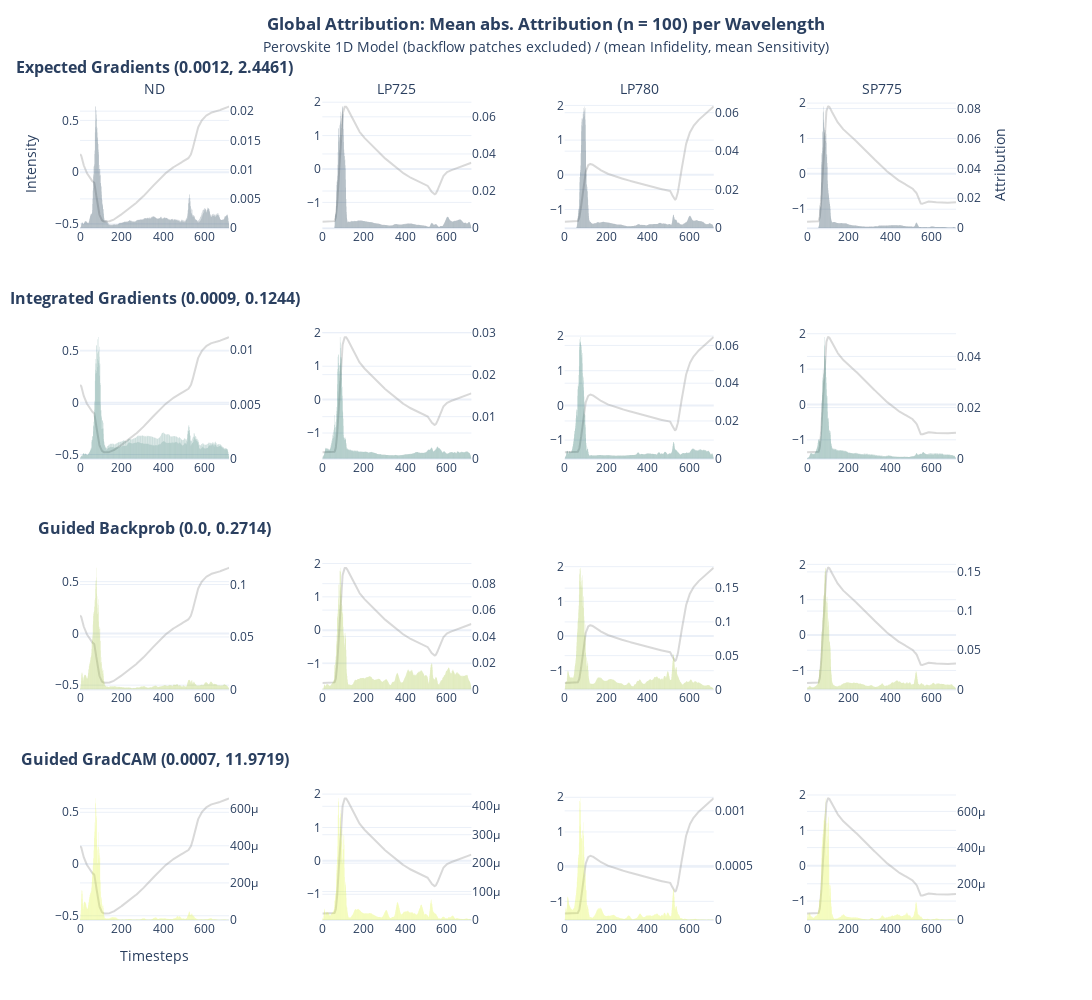

Here is the notebook cell this chart was saved with:
### Code cell
import plotly.graph_objects as go


def format_title(title, subtitle=None, subtitle_font_size=14):
    title = f"<b>{title}</b>"
    if not subtitle:
        return title
    subtitle = f'<span style="font-size: {subtitle_font_size}px;">{subtitle}</span>'
    return f"{title}<br>{subtitle}"


from plotly.subplots import make_subplots

x = x_batch.mean(0)

fig = make_subplots(
    rows=4,
    cols=4,
    specs=[
        [
            {"secondary_y": True},
            {"secondary_y": True},
            {"secondary_y": True},
            {"secondary_y": True},
        ],
        [
            {"secondary_y": True},
            {"secondary_y": True},
            {"secondary_y": True},
            {"secondary_y": True},
        ],
        [
            {"secondary_y": True},
            {"secondary_y": True},
            {"secondary_y": True},
            {"secondary_y": True},
        ],
        [
            {"secondary_y": True},
            {"secondary_y": True},
            {"secondary_y": True},
            {"secondary_y": True},
        ],
    ],
    subplot_titles=(
        format_title(
            "Expected Gradients ("
            + str(np.round(infid_eg.numpy(), 4))
            + ", "
            + str(np.round(sens_eg.numpy(), 4))
            + ")",
            "ND",
        ),
        format_title("", "LP725"),
        format_title("", "LP780"),
        format_title("", "SP775"),
        format_title(
            "Integrated Gradients ("
            + str(np.round(infid_ig.numpy(), 4))
            + ", "
            + str(np.round(sens_ig.numpy(), 4))
            + ")",
            " ",
        ),
        None,
        None,
        None,
        format_title(
            "Guided Backprob ("
            + str(np.round(infid_gbp.numpy(), 4))
            + ", "
            + str(np.round(sens_gbp.numpy(), 4))
            + ")",
            " ",
        ),
        None,
        None,
        None,
        format_title(
            "Guided GradCAM ("
            + str(np.round(infid_ggc.numpy(), 4))
            + ", "
            + str(np.round(sens_ggc.numpy(), 4))
            + ")",
            " ",
        ),
        None,
        None,
        None,
    ),
)


fig.add_trace(
    go.Scatter(y=x[0], name="ND", marker_color="grey", opacity=0.3, showlegend=False),
    row=1,
    col=1,
)
fig.add_trace(
    go.Bar(
        y=attr_eg.squeeze()[0],
        marker_color="#042940",
        opacity=0.5,
        showlegend=False,
        marker_line_width=0,
    ),
    secondary_y=True,
    row=1,
    col=1,
)

fig.add_trace(
    go.Scatter(
        y=x[1], name="LP725", marker_color="grey", opacity=0.3, showlegend=False
    ),
    row=1,
    col=2,
)
fig.add_trace(
    go.Bar(
        y=attr_eg.squeeze()[1],
        marker_color="#042940",
        opacity=0.5,
        showlegend=False,
        marker_line_width=0,
    ),
    secondary_y=True,
    row=1,
    col=2,
)

fig.add_trace(
    go.Scatter(
        y=x[2], name="LP780", marker_color="grey", opacity=0.3, showlegend=False
    ),
    row=1,
    col=3,
)
fig.add_trace(
    go.Bar(
        y=attr_eg.squeeze()[2],
        marker_color="#042940",
        opacity=0.5,
        showlegend=False,
        marker_line_width=0,
    ),
    secondary_y=True,
    row=1,
    col=3,
)

fig.add_trace(
    go.Scatter(
        y=x[3], name="SP775", marker_color="grey", opacity=0.3, showlegend=False
    ),
    row=1,
    col=4,
)
fig.add_trace(
    go.Bar(
        y=attr_eg.squeeze()[3],
        marker_color="#042940",
        opacity=0.5,
        showlegend=False,
        marker_line_width=0,
    ),
    secondary_y=True,
    row=1,
    col=4,
)


fig.add_trace(
    go.Scatter(y=x[0], name="ND", marker_color="grey", opacity=0.3, showlegend=False),
    row=2,
    col=1,
)
fig.add_trace(
    go.Bar(
        y=attr_ig.squeeze()[0],
        marker_color="#005C53",
        opacity=0.5,
        showlegend=False,
        marker_line_width=0,
    ),
    secondary_y=True,
    row=2,
    col=1,
)

fig.add_trace(
    go.Scatter(
        y=x[1], name="LP725", marker_color="grey", opacity=0.3, showlegend=False
    ),
    row=2,
    col=2,
)
fig.add_trace(
    go.Bar(
        y=attr_ig.squeeze()[1],
        marker_color="#005C53",
        opacity=0.5,
        showlegend=False,
        marker_line_width=0,
    ),
    secondary_y=True,
    row=2,
    col=2,
)

fig.add_trace(
    go.Scatter(
        y=x[2], name="LP780", marker_color="grey", opacity=0.3, showlegend=False
    ),
    row=2,
    col=3,
)
fig.add_trace(
    go.Bar(
        y=attr_ig.squeeze()[2],
        marker_color="#005C53",
        opacity=0.5,
        showlegend=False,
        marker_line_width=0,
    ),
    secondary_y=True,
    row=2,
    col=3,
)

fig.add_trace(
    go.Scatter(
        y=x[3], name="SP775", marker_color="grey", opacity=0.3, showlegend=False
    ),
    row=2,
    col=4,
)
fig.add_trace(
    go.Bar(
        y=attr_ig.squeeze()[3],
        marker_color="#005C53",
        opacity=0.5,
        showlegend=False,
        marker_line_width=0,
    ),
    secondary_y=True,
    row=2,
    col=4,
)


fig.add_trace(
    go.Scatter(y=x[0], name="ND", marker_color="grey", opacity=0.3, showlegend=False),
    row=3,
    col=1,
)
fig.add_trace(
    go.Bar(
        y=attr_gbp.squeeze()[0],
        marker_color="#9FC131",
        opacity=0.5,
        showlegend=False,
        marker_line_width=0,
    ),
    secondary_y=True,
    row=3,
    col=1,
)

fig.add_trace(
    go.Scatter(
        y=x[1], name="LP725", marker_color="grey", opacity=0.3, showlegend=False
    ),
    row=3,
    col=2,
)
fig.add_trace(
    go.Bar(
        y=attr_gbp.squeeze()[1],
        marker_color="#9FC131",
        opacity=0.5,
        showlegend=False,
        marker_line_width=0,
    ),
    secondary_y=True,
    row=3,
    col=2,
)

fig.add_trace(
    go.Scatter(
        y=x[2], name="LP780", marker_color="grey", opacity=0.3, showlegend=False
    ),
    row=3,
    col=3,
)
fig.add_trace(
    go.Bar(
        y=attr_gbp.squeeze()[2],
        marker_color="#9FC131",
        opacity=0.5,
        showlegend=False,
        marker_line_width=0,
    ),
    secondary_y=True,
    row=3,
    col=3,
)

fig.add_trace(
    go.Scatter(
        y=x[3], name="SP775", marker_color="grey", opacity=0.3, showlegend=False
    ),
    row=3,
    col=4,
)
fig.add_trace(
    go.Bar(
        y=attr_gbp.squeeze()[3],
        marker_color="#9FC131",
        opacity=0.5,
        showlegend=False,
        marker_line_width=0,
    ),
    secondary_y=True,
    row=3,
    col=4,
)


fig.add_trace(
    go.Scatter(y=x[0], name="ND", marker_color="grey", opacity=0.3, showlegend=False),
    row=4,
    col=1,
)
fig.add_trace(
    go.Bar(
        y=attr_ggc.squeeze()[0],
        marker_color="#DBF227",
        opacity=0.5,
        showlegend=False,
        marker_line_width=0,
    ),
    secondary_y=True,
    row=4,
    col=1,
)

fig.add_trace(
    go.Scatter(
        y=x[1], name="LP725", marker_color="grey", opacity=0.3, showlegend=False
    ),
    row=4,
    col=2,
)
fig.add_trace(
    go.Bar(
        y=attr_ggc.squeeze()[1],
        marker_color="#DBF227",
        opacity=0.5,
        showlegend=False,
        marker_line_width=0,
    ),
    secondary_y=True,
    row=4,
    col=2,
)

fig.add_trace(
    go.Scatter(
        y=x[2], name="LP780", marker_color="grey", opacity=0.3, showlegend=False
    ),
    row=4,
    col=3,
)
fig.add_trace(
    go.Bar(
        y=attr_ggc.squeeze()[2],
        marker_color="#DBF227",
        opacity=0.5,
        showlegend=False,
        marker_line_width=0,
    ),
    secondary_y=True,
    row=4,
    col=3,
)

fig.add_trace(
    go.Scatter(
        y=x[3], name="SP775", marker_color="grey", opacity=0.3, showlegend=False
    ),
    row=4,
    col=4,
)
fig.add_trace(
    go.Bar(
        y=attr_ggc.squeeze()[3],
        marker_color="#DBF227",
        opacity=0.5,
        showlegend=False,
        marker_line_width=0,
    ),
    secondary_y=True,
    row=4,
    col=4,
)

fig.update_yaxes(title=None)
fig.update_yaxes(title_text=None, secondary_y=True)
fig.update_xaxes(title=None)

fig.update_yaxes(title="Intensity", row=1, col=1)
fig.update_yaxes(title_text=None, secondary_y=True, row=1, col=1)
fig.update_yaxes(title_text="Attribution", secondary_y=True, row=1, col=4)
fig.update_xaxes(title="Timesteps", row=4, col=1)

fig.update_layout(
    title=format_title(
        "Global Attribution: Mean abs. Attribution (n = "
        + str(batch_size)
        + ") per Wavelength",
        "Perovskite 1D Model / (mean Infidelity, mean Sensitivity)",
    ),
    legend_title=None,
    title_y=0.97,
    title_x=0.5,
    template="plotly_white",
    height=1000,
    width=2400,
)

fig.write_image("xai/images/1D/1D_cmp_global_wl.png", scale=2)

fig.show()

### Figure 1 — Plotly figure (JSON) as saved in the notebook; plotly's stock layout.template omitted (floating-point values rounded to 4 significant figures; data arrays with more than 128 entries replaced by an {"elided": "..."} marker saying what was removed)
{"data": [{"marker": {"color": "grey"}, "name": "ND", "opacity": 0.3, "showlegend": false, "type": "scatter", "xaxis": "x", "y": {"elided": "719 float values"}, "yaxis": "y"}, {"marker": {"color": "#042940", "line": {"width": 0}}, "opacity": 0.5, "showlegend": false, "type": "bar", "xaxis": "x", "y": {"elided": "719 float values"}, "yaxis": "y2"}, {"marker": {"color": "grey"}, "name": "LP725", "opacity": 0.3, "showlegend": false, "type": "scatter", "xaxis": "x2", "y": {"elided": "719 float values"}, "yaxis": "y3"}, {"marker": {"color": "#042940", "line": {"width": 0}}, "opacity": 0.5, "showlegend": false, "type": "bar", "xaxis": "x2", "y": {"elided": "719 float values"}, "yaxis": "y4"}, {"marker": {"color": "grey"}, "name": "LP780", "opacity": 0.3, "showlegend": false, "type": "scatter", "xaxis": "x3", "y": {"elided": "719 float values"}, "yaxis": "y5"}, {"marker": {"color": "#042940", "line": {"width": 0}}, "opacity": 0.5, "showlegend": false, "type": "bar", "xaxis": "x3", "y": {"elided": "719 float values"}, "yaxis": "y6"}, {"marker": {"color": "grey"}, "name": "SP775", "opacity": 0.3, "showlegend": false, "type": "scatter", "xaxis": "x4", "y": {"elided": "719 float values"}, "yaxis": "y7"}, {"marker": {"color": "#042940", "line": {"width": 0}}, "opacity": 0.5, "showlegend": false, "type": "bar", "xaxis": "x4", "y": {"elided": "719 float values"}, "yaxis": "y8"}, {"marker": {"color": "grey"}, "name": "ND", "opacity": 0.3, "showlegend": false, "type": "scatter", "xaxis": "x5", "y": {"elided": "719 float values"}, "yaxis": "y9"}, {"marker": {"color": "#005C53", "line": {"width": 0}}, "opacity": 0.5, "showlegend": false, "type": "bar", "xaxis": "x5", "y": {"elided": "719 float values"}, "yaxis": "y10"}, {"marker": {"color": "grey"}, "name": "LP725", "opacity": 0.3, "showlegend": false, "type": "scatter", "xaxis": "x6", "y": {"elided": "719 float values"}, "yaxis": "y11"}, {"marker": {"color": "#005C53", "line": {"width": 0}}, "opacity": 0.5, "showlegend": false, "type": "bar", "xaxis": "x6", "y": {"elided": "719 float values"}, "yaxis": "y12"}, {"marker": {"color": "grey"}, "name": "LP780", "opacity": 0.3, "showlegend": false, "type": "scatter", "xaxis": "x7", "y": {"elided": "719 float values"}, "yaxis": "y13"}, {"marker": {"color": "#005C53", "line": {"width": 0}}, "opacity": 0.5, "showlegend": false, "type": "bar", "xaxis": "x7", "y": {"elided": "719 float values"}, "yaxis": "y14"}, {"marker": {"color": "grey"}, "name": "SP775", "opacity": 0.3, "showlegend": false, "type": "scatter", "xaxis": "x8", "y": {"elided": "719 float values"}, "yaxis": "y15"}, {"marker": {"color": "#005C53", "line": {"width": 0}}, "opacity": 0.5, "showlegend": false, "type": "bar", "xaxis": "x8", "y": {"elided": "719 float values"}, "yaxis": "y16"}, {"marker": {"color": "grey"}, "name": "ND", "opacity": 0.3, "showlegend": false, "type": "scatter", "xaxis": "x9", "y": {"elided": "719 float values"}, "yaxis": "y17"}, {"marker": {"color": "#9FC131", "line": {"width": 0}}, "opacity": 0.5, "showlegend": false, "type": "bar", "xaxis": "x9", "y": {"elided": "719 float values"}, "yaxis": "y18"}, {"marker": {"color": "grey"}, "name": "LP725", "opacity": 0.3, "showlegend": false, "type": "scatter", "xaxis": "x10", "y": {"elided": "719 float values"}, "yaxis": "y19"}, {"marker": {"color": "#9FC131", "line": {"width": 0}}, "opacity": 0.5, "showlegend": false, "type": "bar", "xaxis": "x10", "y": {"elided": "719 float values"}, "yaxis": "y20"}, {"marker": {"color": "grey"}, "name": "LP780", "opacity": 0.3, "showlegend": false, "type": "scatter", "xaxis": "x11", "y": {"elided": "719 float values"}, "yaxis": "y21"}, {"marker": {"color": "#9FC131", "line": {"width": 0}}, "opacity": 0.5, "showlegend": false, "type": "bar", "xaxis": "x11", "y": {"elided": "719 float values"}, "yaxis": "y22"}, {"marker": {"color": "grey"}, "name": "SP775", "opacity": 0.3, "showlegend": false, "type": "scatter", "xaxis": "x12", "y": {"elided": "719 float values"}, "yaxis": "y23"}, {"marker": {"color": "#9FC131", "line": {"width": 0}}, "opacity": 0.5, "showlegend": false, "type": "bar", "xaxis": "x12", "y": {"elided": "719 float values"}, "yaxis": "y24"}, {"marker": {"color": "grey"}, "name": "ND", "opacity": 0.3, "showlegend": false, "type": "scatter", "xaxis": "x13", "y": {"elided": "719 float values"}, "yaxis": "y25"}, {"marker": {"color": "#DBF227", "line": {"width": 0}}, "opacity": 0.5, "showlegend": false, "type": "bar", "xaxis": "x13", "y": {"elided": "719 float values"}, "yaxis": "y26"}, {"marker": {"color": "grey"}, "name": "LP725", "opacity": 0.3, "showlegend": false, "type": "scatter", "xaxis": "x14", "y": {"elided": "719 float values"}, "yaxis": "y27"}, {"marker": {"color": "#DBF227", "line": {"width": 0}}, "opacity": 0.5, "showlegend": false, "type": "bar", "xaxis": "x14", "y": {"elided": "719 float values"}, "yaxis": "y28"}, {"marker": {"color": "grey"}, "name": "LP780", "opacity": 0.3, "showlegend": false, "type": "scatter", "xaxis": "x15", "y": {"elided": "719 float values"}, "yaxis": "y29"}, {"marker": {"color": "#DBF227", "line": {"width": 0}}, "opacity": 0.5, "showlegend": false, "type": "bar", "xaxis": "x15", "y": {"elided": "719 float values"}, "yaxis": "y30"}, {"marker": {"color": "grey"}, "name": "SP775", "opacity": 0.3, "showlegend": false, "type": "scatter", "xaxis": "x16", "y": {"elided": "719 float values"}, "yaxis": "y31"}, {"marker": {"color": "#DBF227", "line": {"width": 0}}, "opacity": 0.5, "showlegend": false, "type": "bar", "xaxis": "x16", "y": {"elided": "719 float values"}, "yaxis": "y32"}], "layout": {"annotations": [{"font": {"size": 16}, "showarrow": false, "text": "<b>Expected Gradients (0.0012, 2.4461)</b><br><span style=\"font-size: 14px;\">ND</span>", "x": 0.08, "xanchor": "center", "xref": "paper", "y": 1, "yanchor": "bottom", "yref": "paper"}, {"font": {"size": 16}, "showarrow": false, "text": "<b></b><br><span style=\"font-size: 14px;\">LP725</span>", "x": 0.34, "xanchor": "center", "xref": "paper", "y": 1, "yanchor": "bottom", "yref": "paper"}, {"font": {"size": 16}, "showarrow": false, "text": "<b></b><br><span style=\"font-size: 14px;\">LP780</span>", "x": 0.6, "xanchor": "center", "xref": "paper", "y": 1, "yanchor": "bottom", "yref": "paper"}, {"font": {"size": 16}, "showarrow": false, "text": "<b></b><br><span style=\"font-size: 14px;\">SP775</span>", "x": 0.86, "xanchor": "center", "xref": "paper", "y": 1, "yanchor": "bottom", "yref": "paper"}, {"font": {"size": 16}, "showarrow": false, "text": "<b>Integrated Gradients (0.0009, 0.1244)</b><br><span style=\"font-size: 14px;\"> </span>", "x": 0.08, "xanchor": "center", "xref": "paper", "y": 0.7188, "yanchor": "bottom", "yref": "paper"}, {"font": {"size": 16}, "showarrow": false, "text": "<b>Guided Backprob (0.0, 0.2714)</b><br><span style=\"font-size: 14px;\"> </span>", "x": 0.08, "xanchor": "center", "xref": "paper", "y": 0.4375, "yanchor": "bottom", "yref": "paper"}, {"font": {"size": 16}, "showarrow": false, "text": "<b>Guided GradCAM (0.0007, 11.9719)</b><br><span style=\"font-size: 14px;\"> </span>", "x": 0.08, "xanchor": "center", "xref": "paper", "y": 0.1562, "yanchor": "bottom", "yref": "paper"}], "height": 1000, "legend": {"title": {}}, "title": {"text": "<b>Global Attribution: Mean abs. Attribution (n = 100) per Wavelength</b><br><span style=\"font-size: 14px;\">Perovskite 1D Model (backflow patches excluded) / (mean Infidelity, mean Sensitivity)</span>", "x": 0.5, "y": 0.97}, "width": 2400, "xaxis": {"anchor": "y", "domain": [0, 0.16], "title": {}}, "xaxis10": {"anchor": "y19", "domain": [0.26, 0.42], "title": {}}, "xaxis11": {"anchor": "y21", "domain": [0.52, 0.68], "title": {}}, "xaxis12": {"anchor": "y23", "domain": [0.78, 0.94], "title": {}}, "xaxis13": {"anchor": "y25", "domain": [0, 0.16], "title": {"text": "Timesteps"}}, "xaxis14": {"anchor": "y27", "domain": [0.26, 0.42], "title": {}}, "xaxis15": {"anchor": "y29", "domain": [0.52, 0.68], "title": {}}, "xaxis16": {"anchor": "y31", "domain": [0.78, 0.94], "title": {}}, "xaxis2": {"anchor": "y3", "domain": [0.26, 0.42], "title": {}}, "xaxis3": {"anchor": "y5", "domain": [0.52, 0.68], "title": {}}, "xaxis4": {"anchor": "y7", "domain": [0.78, 0.94], "title": {}}, "xaxis5": {"anchor": "y9", "domain": [0, 0.16], "title": {}}, "xaxis6": {"anchor": "y11", "domain": [0.26, 0.42], "title": {}}, "xaxis7": {"anchor": "y13", "domain": [0.52, 0.68], "title": {}}, "xaxis8": {"anchor": "y15", "domain": [0.78, 0.94], "title": {}}, "xaxis9": {"anchor": "y17", "domain": [0, 0.16], "title": {}}, "yaxis": {"anchor": "x", "domain": [0.8438, 1], "title": {"text": "Intensity"}}, "yaxis10": {"anchor": "x5", "overlaying": "y9", "side": "right", "title": {}}, "yaxis11": {"anchor": "x6", "domain": [0.5625, 0.7188], "title": {}}, "yaxis12": {"anchor": "x6", "overlaying": "y11", "side": "right", "title": {}}, "yaxis13": {"anchor": "x7", "domain": [0.5625, 0.7188], "title": {}}, "yaxis14": {"anchor": "x7", "overlaying": "y13", "side": "right", "title": {}}, "yaxis15": {"anchor": "x8", "domain": [0.5625, 0.7188], "title": {}}, "yaxis16": {"anchor": "x8", "overlaying": "y15", "side": "right", "title": {}}, "yaxis17": {"anchor": "x9", "domain": [0.2812, 0.4375], "title": {}}, "yaxis18": {"anchor": "x9", "overlaying": "y17", "side": "right", "title": {}}, "yaxis19": {"anchor": "x10", "domain": [0.2812, 0.4375], "title": {}}, "yaxis2": {"anchor": "x", "overlaying": "y", "side": "right", "title": {}}, "yaxis20": {"anchor": "x10", "overlaying": "y19", "side": "right", "title": {}}, "yaxis21": {"anchor": "x11", "domain": [0.2812, 0.4375], "title": {}}, "yaxis22": {"anchor": "x11", "overlaying": "y21", "side": "right", "title": {}}, "yaxis23": {"anchor": "x12", "domain": [0.2812, 0.4375], "title": {}}, "yaxis24": {"anchor": "x12", "overlaying": "y23", "side": "right", "title": {}}, "yaxis25": {"anchor": "x13", "domain": [0, 0.1562], "title": {}}, "yaxis26": {"anchor": "x13", "overlaying": "y25", "side": "right", "title": {}}, "yaxis27": {"anchor": "x14", "domain": [0, 0.1562], "title": {}}, "yaxis28": {"anchor": "x14", "overlaying": "y27", "side": "right", "title": {}}, "yaxis29": {"anchor": "x15", "domain": [0, 0.1562], "title": {}}, "yaxis3": {"anchor": "x2", "domain": [0.8438, 1], "title": {}}, "yaxis30": {"anchor": "x15", "overlaying": "y29", "side": "right", "title": {}}, "yaxis31": {"anchor": "x16", "domain": [0, 0.1562], "title": {}}, "yaxis32": {"anchor": "x16", "overlaying": "y31", "side": "right", "title": {}}, "yaxis4": {"anchor": "x2", "overlaying": "y3", "side": "right", "title": {}}, "yaxis5": {"anchor": "x3", "domain": [0.8438, 1], "title": {}}, "yaxis6": {"anchor": "x3", "overlaying": "y5", "side": "right", "title": {}}, "yaxis7": {"anchor": "x4", "domain": [0.8438, 1], "title": {}}, "yaxis8": {"anchor": "x4", "overlaying": "y7", "side": "right", "title": {"text": "Attribution"}}, "yaxis9": {"anchor": "x5", "domain": [0.5625, 0.7188], "title": {}}}}
